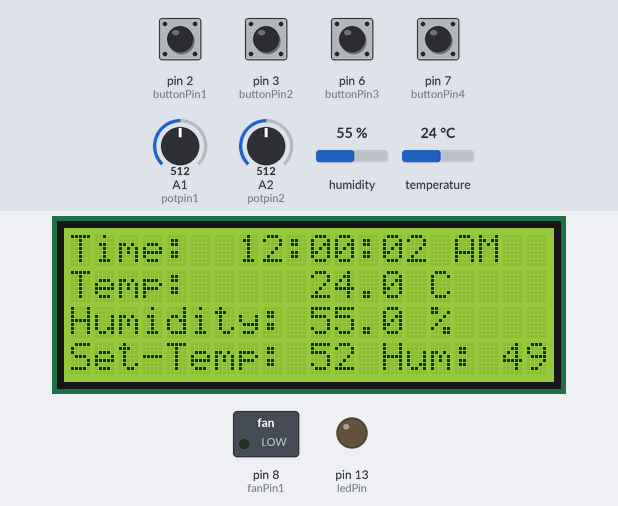
Bench run of a sketch on a simulated Arduino Uno, built with avr-gcc and run on an emulated ATmega328P. Parts: 20×4 character LCD, switched loads named in the sketch (green lamp = pin HIGH), output pins drawn as LEDs (lit = HIGH). Wiring (inferred from the names in the program): DHT22 sensor: data pin 5. The test bench sets the inputs (shaded band); at power-on: pin 2 (buttonPin1), pin 3 (buttonPin2), pin 6 (buttonPin3), pin 7 (buttonPin4) LOW, temperature 24 °C, A1 (potpin1) = 512, A2 (potpin2) = 512, humidity 55 %. What the sketch prints to the serial monitor is not drawn.

Above: at 1.2 s.
1.3 s: temperature set to 10.5 °C
At 3.0 s:
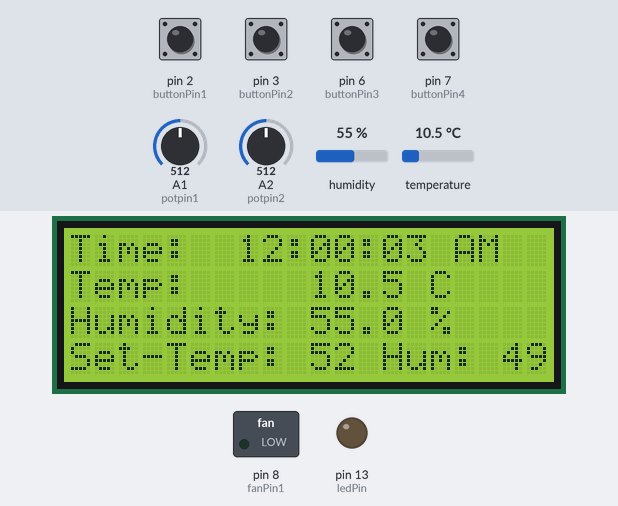
4.7 s: temperature set to 9.5 °C
At 6.0 s:
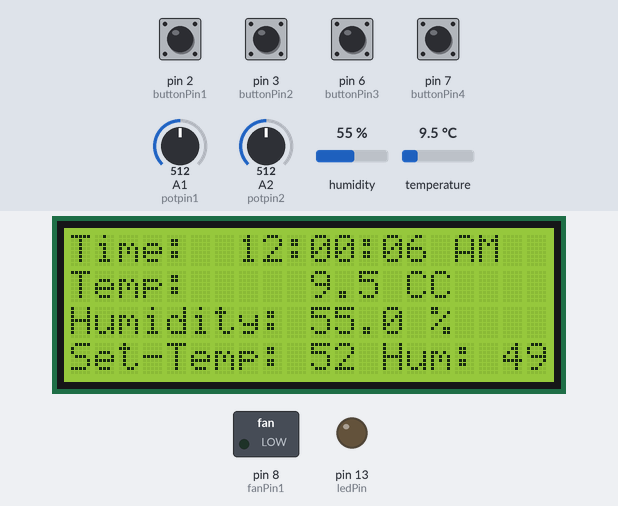
8.8 s: A1 (potpin1) set to 60
At 10.3 s:
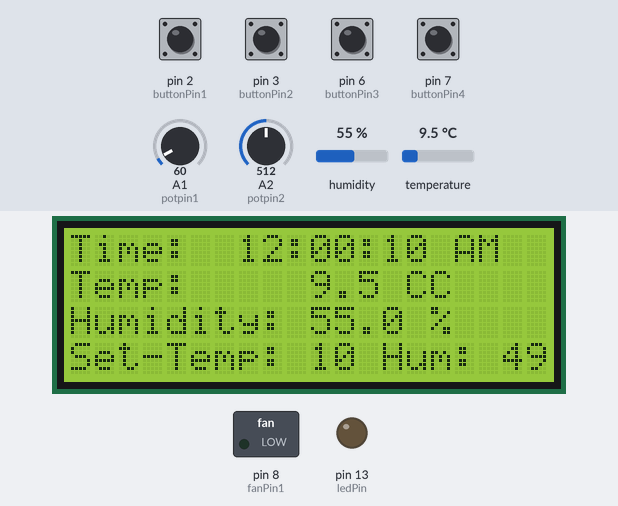
12.1 s: A1 (potpin1) set to 49
At 13.4 s:
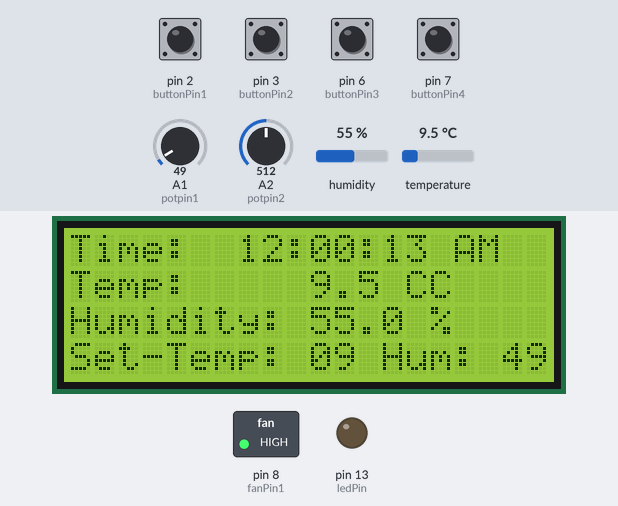
16.2 s: pin 7 (buttonPin4) pulled HIGH for 1.25 s
At 17.2 s:
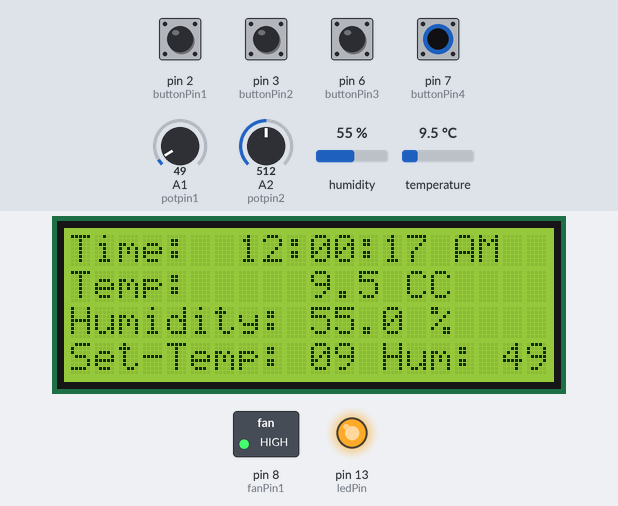
19.4 s: A2 (potpin2) set to 716
At 20.8 s:
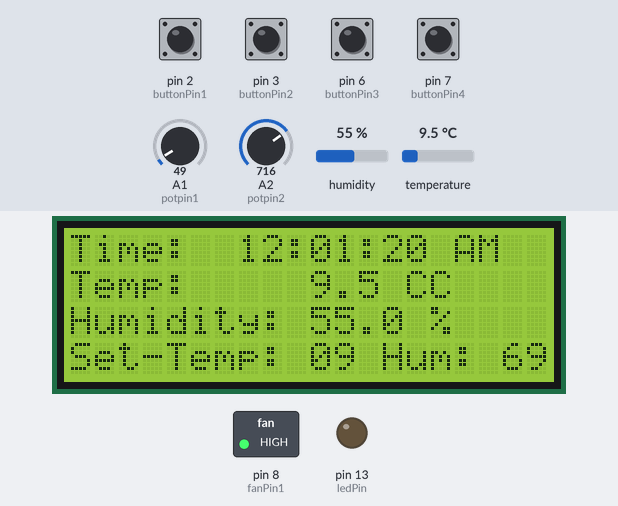
Timing chart, 0 to 22.4 s (numbered marks = the images above; inputs shaded):
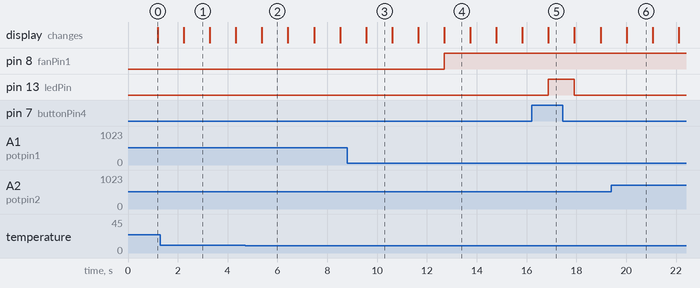

Measured:
- the behaviour switches between 10 and 9.9 °C on temperature (found by bisection; images 1 and 2)
- the behaviour switches between 55 and 54 on A1 (potpin1) (found by bisection; images 3 and 4)
- after the input at 4.7 s, the display: changes after 0.68 s (image 2)
- after the input at 12.1 s, pin 8 (fanPin1): LOW → HIGH after 0.59 s
- after the input at 16.2 s, pin 13 (ledPin): LOW → HIGH after 0.68 s, → LOW 1.0 s later
- what the display in image 1 shows lasts 1.1 s, from 2.2 s to 3.3 s

The sketch:

terrarium_main.ino
```cpp
////DHT
#include <dht.h>

dht DHT;

#define DHT22_PIN 5

struct
{
    uint32_t total;
    uint32_t ok;
    uint32_t crc_error;
    uint32_t time_out;
    uint32_t connect;
    uint32_t ack_l;
    uint32_t ack_h;
    uint32_t unknown;
} stat = { 0,0,0,0,0,0,0,0};
/////////////////////////////////////////////////////////////////////////////////////

////LCD_Display
#include <Wire.h>
#include <LiquidCrystal_I2C.h>

#define I2C_ADDR    0x27  // Define I2C Address where the PCF8574A is
                          // Address can be changed by soldering A0, A1, or A2
                          // Default is 0x27

// map the pin configuration of LCD backpack for the LiquidCristal class
#define BACKLIGHT_PIN 3
#define En_pin  2
#define Rw_pin  1
#define Rs_pin  0
#define D4_pin  4
#define D5_pin  5
#define D6_pin  6
#define D7_pin  7

LiquidCrystal_I2C lcd(I2C_ADDR,
                      En_pin,Rw_pin,Rs_pin,D4_pin,D5_pin,D6_pin,D7_pin,
                      BACKLIGHT_PIN, POSITIVE);
/////////////////////////////////////////////////////////////////////////////////////

// buttons
const int buttonPin1 = 2;     // the number of the pushbutton pin
const int buttonPin2 = 3;     // the number of the pushbutton pin
const int buttonPin3 = 6;     // the number of the pushbutton pin
const int buttonPin4 = 7;     // the number of the pushbutton pin

const int ledPin =  13;      // the number of the LED pin

// variables will change:
int buttonState1 = 0;         // variable for reading the pushbutton status
int buttonState2 = 0;         // variable for reading the pushbutton status
int buttonState3 = 0;         // variable for reading the pushbutton status
int buttonState4 = 0;         // variable for reading the pushbutton status

////////////////////////////////////////////////////////////////////////////////////


// fans
const int fanPin1 = 8;
///////////////////////////////////////////////////////////////////////////////////

void setup()

/////DHT
{
    Serial.begin(115200);
    Serial.println("dht22_test.ino");
    Serial.print("LIBRARY VERSION: ");
    Serial.println(DHT_LIB_VERSION);
    Serial.println();
    Serial.println("Type,\tstatus,\tHumidity (%),\tTemperature (C)\tTime (us)");

//////////////////////////////////////////////////////////////////////////////////////

    lcd.begin(20,4);        // 20 columns by 4 rows on display

    lcd.setBacklight(HIGH); // Turn on backlight, LOW for off

    lcd.setCursor ( 0, 0 );            // go to the top left corner
    lcd.print("Time:    "); // write this string on the top row
    lcd.setCursor ( 0, 1 );            // go to the 2nd row
    lcd.print("Temp:    "); // pad string with spaces for centering
    lcd.setCursor ( 0, 2 );            // go to the third row
    lcd.print("Humidity:"); // pad with spaces for centering
    lcd.setCursor ( 0, 3 );            // go to the fourth row
    lcd.print("Set-");
/////////////////////////////////////////////////////////////////////////////////////


////buttons

    // initialize the LED pin as an output:
    pinMode(ledPin, OUTPUT);
    // initialize the pushbutton pin as an input:
    pinMode(buttonPin1, INPUT);
    pinMode(buttonPin2, INPUT);
    pinMode(buttonPin3, INPUT);
    pinMode(buttonPin4, INPUT);

//////////////////////////////////////////////////////////////////////////////////////

// fans
    // initialize the FAN pin as an output:
    pinMode(fanPin1, OUTPUT);

//////////////////////////////////////////////////////////////////////////////////////
}

//clock variables
int n = 1; // a global variable to track number of display refreshes
int h=12;
int m;
int s;
int flag;
int TIME;
const int hs=8;
const int ms=9;
int state1;
int state2;
////////////////////////////////////////////////////////////////////////////////////

// temp and humidity control knob settings
int potpin1 = 1;
int potpin2 = 2;

int temp_set = 0;
int humid_set = 0;

int t_min = 5;
int t_max = 99;

int h_min = 0;
int h_max = 99;

int fanSpeed1 = 0;
///////////////////////////////////////////////////////////////////////////////////////////

void loop() {
  // put your main code here, to run repeatedly:

    s=s+1;

    // READ DATA
    Serial.print("DHT22, \t");

    uint32_t start = micros();
    int chk = DHT.read22(DHT22_PIN);
    uint32_t stop = micros();

    stat.total++;
    switch (chk)
    {
    case DHTLIB_OK:
        stat.ok++;
        Serial.print("OK,\t");
        break;
    case DHTLIB_ERROR_CHECKSUM:
        stat.crc_error++;
        Serial.print("Checksum error,\t");
        break;
    case DHTLIB_ERROR_TIMEOUT:
        stat.time_out++;
        Serial.print("Time out error,\t");
        break;
    case DHTLIB_ERROR_CONNECT:
        stat.connect++;
        Serial.print("Connect error,\t");
        break;
    case DHTLIB_ERROR_ACK_L:
        stat.ack_l++;
        Serial.print("Ack Low error,\t");
        break;
    case DHTLIB_ERROR_ACK_H:
        stat.ack_h++;
        Serial.print("Ack High error,\t");
        break;
    default:
        stat.unknown++;
        Serial.print("Unknown error,\t");
        break;
    }
    // DISPLAY DATA
    Serial.print(DHT.humidity, 1);
    Serial.print(",\t");
    Serial.print(DHT.temperature, 1);
    Serial.print(",\t");
    Serial.print(stop - start);
    Serial.println();


   lcd.setCursor (7,0);
   if (h < 10) lcd.print(" ");
   lcd.print(h);
   lcd.print(":");
   if (m < 10) lcd.print(0);
   lcd.print(m);
   lcd.print(":");
   if (s < 10) lcd.print(0);
   lcd.print(s);
   if(flag<12)lcd.print(" AM");
   if(flag==12)lcd.print(" PM");
   if(flag>12)lcd.print(" PM");
   if(flag==24)flag=0;

   lcd.setCursor (10,1);
   lcd.print(DHT.temperature,1);
   lcd.print(" C");

   lcd.setCursor (10,2);
   lcd.print(DHT.humidity,1);
   lcd.print(" %");

   lcd.setCursor (4,4);
   lcd.print("Temp: ");
   temp_set = analogRead(potpin1);
   temp_set = map(temp_set, 0, 1023, t_min , t_max);
   if (temp_set<10) lcd.print(0);
   lcd.print(temp_set);

   lcd.setCursor (13,4);
   lcd.print("Hum: ");
   humid_set = analogRead(potpin2);
   humid_set = map(humid_set, 0, 1023, h_min , h_max);
   if (humid_set<10) lcd.print(0);
   lcd.print(humid_set);


    if (stat.total % 20 == 0)
    {
        Serial.println("\nTOT\tOK\tCRC\tTO\tCON\tACK_L\tACK_H\tUNK");
        Serial.print(stat.total);
        Serial.print("\t");
        Serial.print(stat.ok);
        Serial.print("\t");
        Serial.print(stat.crc_error);
        Serial.print("\t");
        Serial.print(stat.time_out);
        Serial.print("\t");
        Serial.print(stat.connect);
        Serial.print("\t");
        Serial.print(stat.ack_l);
        Serial.print("\t");
        Serial.print(stat.ack_h);
        Serial.print("\t");
        Serial.print(stat.unknown);
        Serial.println("\n");
    }


/////buttons
   // read the state of the pushbutton value:
    buttonState1 = digitalRead(buttonPin1);

   // check if the pushbutton is pressed.
   // if it is, the buttonState is HIGH:
    if (buttonState1 == HIGH) {
     // turn LED on:
     digitalWrite(ledPin, HIGH);
     if(h>1)h=h-1;
   } else {
     // turn LED off:
     digitalWrite(ledPin, LOW);
    }

    buttonState2 = digitalRead(buttonPin2);

   // check if the pushbutton is pressed.
   // if it is, the buttonState is HIGH:
    if (buttonState2 == HIGH) {
     // turn LED on:
     digitalWrite(ledPin, HIGH);
     if(h<12)h=h+1;
   } else {
     // turn LED off:
     digitalWrite(ledPin, LOW);
    }

    buttonState3 = digitalRead(buttonPin3);

   // check if the pushbutton is pressed.
   // if it is, the buttonState is HIGH:
    if (buttonState3 == HIGH) {
     // turn LED on:
     digitalWrite(ledPin, HIGH);
     if(m>1)m=m-1;
   } else {
     // turn LED off:
     digitalWrite(ledPin, LOW);
    }

    buttonState4 = digitalRead(buttonPin4);

   // check if the pushbutton is pressed.
   // if it is, the buttonState is HIGH:
    if (buttonState4 == HIGH) {
     // turn LED on:
     digitalWrite(ledPin, HIGH);
     if(m<60)m=m+1;
   }
    else {
     // turn LED off:
     digitalWrite(ledPin, LOW);
    }


//fan control

  fanSpeed1 = 200;
  //check if temp reading higher than set_temp
  if (DHT.temperature > temp_set) {
    analogWrite(fanPin1, fanSpeed1);
  }
  else {
    analogWrite(fanPin1, 0);
  }

////////////////////////////////////////////


    delay(1000);

    if(s==60)
    {
    s=0;
    m=m+1;
    }

    if(m==60)
    {
    m=0;
    h=h+1;
    flag=flag+1;
    }

    if(h==13)
    {
    h=1;
    }
}
```
